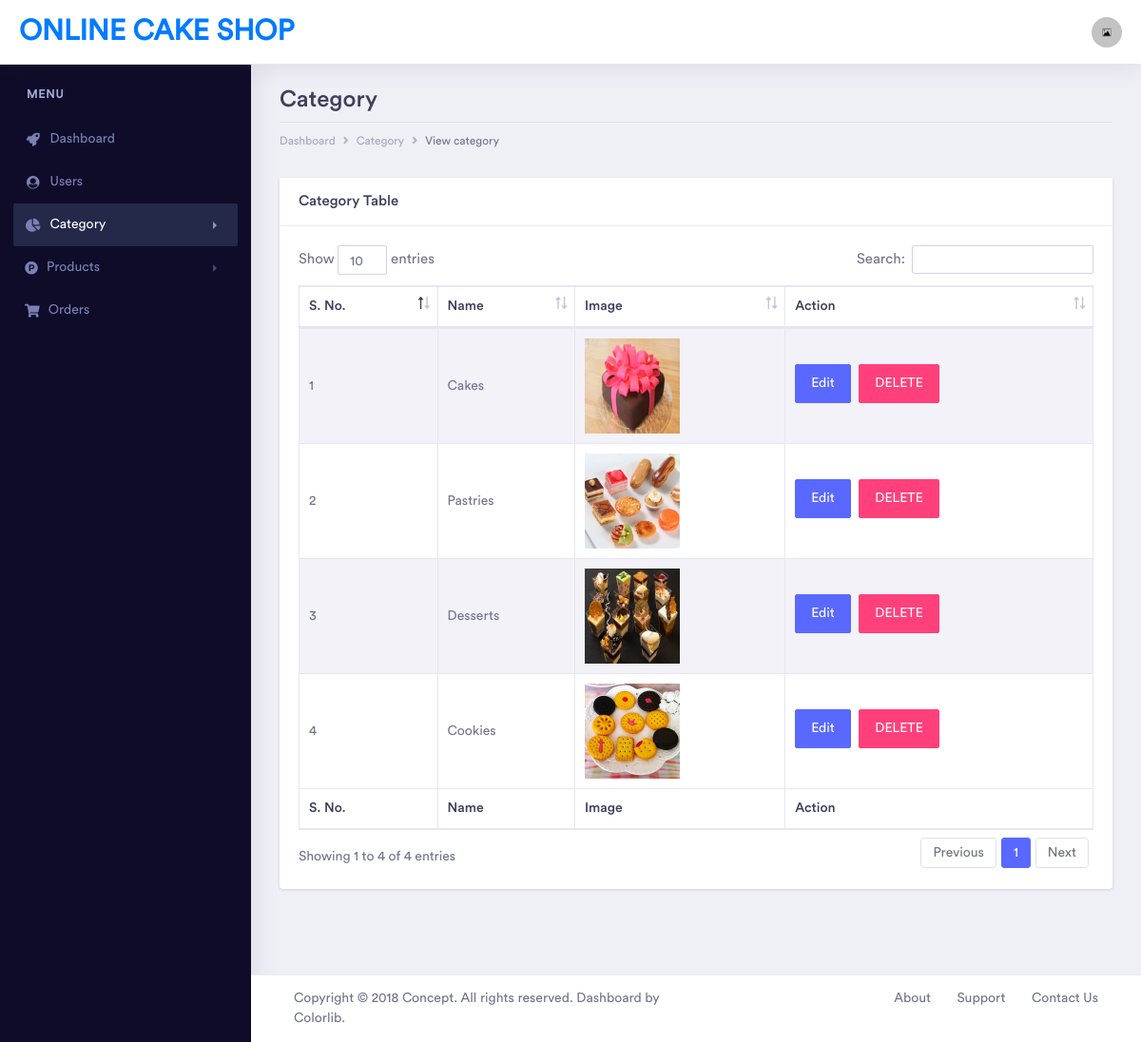
The app's page /onlinecakeshop/admin/view_category.php (signed in) with its own data.
### tables this page shows
CREATE TABLE `cake_shop_category` (
  `category_id` int(11) NOT NULL,
  `category_name` varchar(100) NOT NULL,
  `category_image` varchar(200) NOT NULL
);

### onlinecakeshop/admin/view_category.php (the view, shortened to what this page needs)
<?php
if (isset($_SESSION['user_admin_id']) && $_SESSION['user_admin_id'] != null) {
?>
<!doctype html>
<html lang="en">
<head>
    <link rel="stylesheet" href="../css/bootstrap.min.css">
    <link href="../fonts/circular-std/style.css" rel="stylesheet">
    <link rel="stylesheet" href="../css/style.css">
    <link rel="stylesheet" href="../fonts/fontawesome/css/fontawesome-all.css">
    <link rel="stylesheet" href="../css/dataTables.bootstrap4.css">
</head>
<body>
    <div class="dashboard-main-wrapper">
       <div class="dashboard-header">
            <nav class="navbar navbar-expand-lg bg-white fixed-top">
                <a class="navbar-brand" href="#">Online Cake Shop</a>
                <div class="collapse navbar-collapse" id="navbarSupportedContent">
                    <ul class="navbar-nav ml-auto navbar-right-top">
                        <li class="nav-item dropdown nav-user">
                            <a class="nav-link nav-user-img" href="#" id="navbarDropdownMenuLink2" data-toggle="dropdown" aria-haspopup="true" aria-expanded="false"><img src="../uploads/default-image.jpg" alt="" class="user-avatar-md rounded-circle"></a>
                        </li>
                    </ul>
                </div>
            </nav>
        </div>
      <div class="nav-left-sidebar sidebar-dark">
            <div class="menu-list">
                <nav class="navbar navbar-expand-lg navbar-light">
                    <div class="collapse navbar-collapse" id="navbarNav">
                        <ul class="navbar-nav flex-column">
                            <li class="nav-divider">
                                Menu
                            </li>
                            <li class="nav-item ">
                                <a class="nav-link" href="dashboard.php"><i class="fa fa-fw fa-rocket"></i>Dashboard</a>
                            </li>
                            <li class="nav-item">
                                <a class="nav-link" href="view_users.php"><i class="fa fa-fw fa-user-circle"></i>Users</a>
                            </li>
                            <li class="nav-item">
                                <a class="nav-link active" href="#" data-toggle="collapse" aria-expanded="false" data-target="#submenu-3" aria-controls="submenu-3"><i class="fas fa-fw fa-chart-pie"></i>Category</a>
                            </li>
                            <li class="nav-item ">
                                <a class="nav-link" href="#" data-toggle="collapse" aria-expanded="false" data-target="#submenu-4" aria-controls="submenu-4"><i class="fab fa-product-hunt
"></i>Products</a>
                            </li>
                            <li class="nav-item">
                                <a class="nav-link" href="view_orders.php"><i class="fas fa-shopping-cart
"></i>Orders</a>
                            </li>
                        </ul>
                    </div>
                </nav>
            </div>
        </div>
        <div class="dashboard-wrapper">
            <div class="container-fluid dashboard-content">
                <div class="row">
                    <div class="col-xl-12 col-lg-12 col-md-12 col-sm-12 col-12">
                        <div class="page-header">
                            <h2 class="pageheader-title">Category</h2>
                            <div class="page-breadcrumb">
                                <nav aria-label="breadcrumb">
                                    <ol class="breadcrumb">
                                        <li class="breadcrumb-item"><a href="dashboard.php" class="breadcrumb-link">Dashboard</a></li>
                                        <li class="breadcrumb-item"><a href="#" class="breadcrumb-link">Category</a></li>
                                        <li class="breadcrumb-item active" aria-current="page">View category</li>
                                    </ol>
                                </nav>
                            </div>
                        </div>
                    </div>
                </div>
                <div class="row">
                    <div class="col-xl-12 col-lg-12 col-md-12 col-sm-12 col-12">
                        <div class="card">
                            <h5 class="card-header">Category Table</h5>
                            <div class="card-body">
                                <div class="table-responsive">
                                    <table class="table table-striped table-bordered first">
                                        <thead>
                                            <tr>
                                                <th>S. No.</th>
                                                <th>Name</th>
                                                <th>Image</th>
                                                <th>Action</th>
                                            </tr>
                                        </thead>
                                        <tbody>
                                            <?php
                                            require_once('../config.php');
                                            $select = "SELECT * FROM cake_shop_category";
                                            $query = mysqli_query($conn, $select);
                                            $i = 1;
                                            while ($res = mysqli_fetch_assoc($query)) {
                                            ?>
                                            <tr>
                                                <td><?php echo $i++;?></td>
                                                <td><?php echo $res['category_name'];?></td>
                                                <td><img src="../uploads/<?php echo $res['category_image'];?>" height="100px" width="100px"></td>
                                                <td>
                                                    <button data-toggle="modal" data-target="#exampleModal" class="btn btn-space btn-primary" onclick="edit_cat(<?php echo $res['category_id'];?>)">Edit</button>
                                                    <button onclick="delete_cat(<?php echo $res['category_id'];?>)" class="btn btn-space btn-secondary">DELETE</button>
                                                </td>
                                            </tr>
                                            <?php } ?>
                                        </tbody>
                                        <tfoot>
                                            <tr>
                                                <th>S. No.</th>
                                                <th>Name</th>
                                                <th>Image</th>
                                                <th>Action</th>
                                            </tr>
                                        </tfoot>
                                    </table>
                                </div>
                            </div>
                        </div>
                    </div>
                </div>
            </div>
            <div class="footer">
                <div class="container-fluid">
                    <div class="row">
                        <div class="col-xl-6 col-lg-6 col-md-12 col-sm-12 col-12">
                            Copyright © 2018 Concept. All rights reserved. Dashboard by <a href="https://colorlib.com/wp/">Colorlib</a>.
                        </div>
                        <div class="col-xl-6 col-lg-6 col-md-12 col-sm-12 col-12">
                            <div class="text-md-right footer-links d-none d-sm-block">
                                <a href="javascript: void(0);">About</a>
                                <a href="javascript: void(0);">Support</a>
                                <a href="javascript: void(0);">Contact Us</a>
                            </div>
                        </div>
                    </div>
                </div>
            </div>
        </div>
    </div>
</body>
</html>
<?php
}
else {
    header("Location: index.php");
}
?>

### records on screen
cake_shop_category: category_name "Cakes", category_image (picture)
cake_shop_category: category_name "Pastries", category_image (picture)
cake_shop_category: category_name "Desserts", category_image (picture)
cake_shop_category: category_name "Cookies", category_image (picture)
